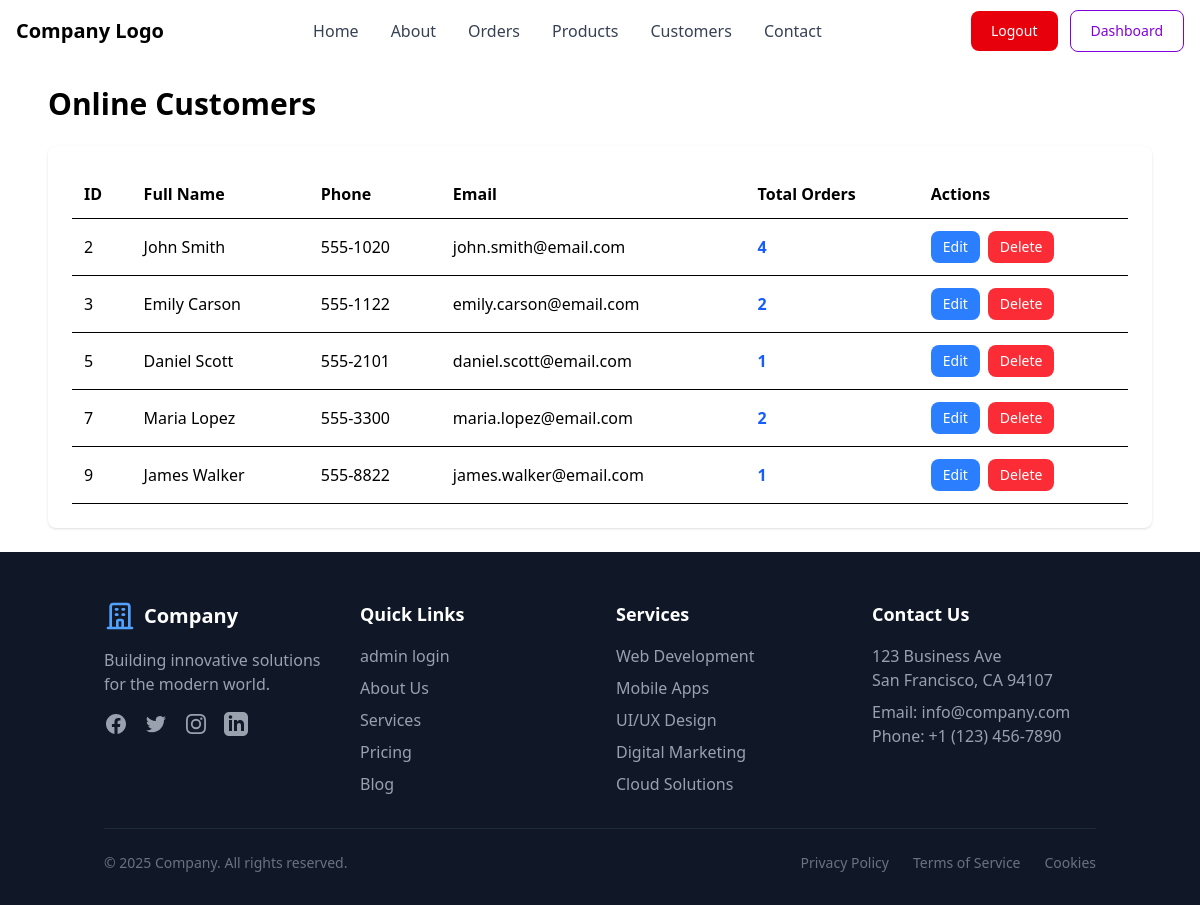
The app's page /customers (signed in) with its own data.
### tables this page shows
CREATE TABLE `customers` (
  `customer_id` int(11) NOT NULL,
  `customer_type` enum('walk_in','online') NOT NULL,
  `cust_first_name` varchar(50) NOT NULL DEFAULT 'Walk In',
  `cust_last_name` varchar(50) DEFAULT 'Walk In',
  `customer_phoneNo` varchar(20) DEFAULT NULL,
  `email` varchar(150) DEFAULT NULL,
  `password` varchar(125) NOT NULL
);

### app/Controllers/Admin/CustomersController.php (called while the page is built, shortened)
<?php
class CustomersController
{
    public function index(): void
    {
        $conn = require BASE_PATH . '/config/database.php';
        $customers = [];
        $sqlCustomers = "
            SELECT
                c.customer_id,
                c.cust_first_name,
                c.cust_last_name,
                c.customer_phoneNo,
                c.email,
                COUNT(o.order_id) AS total_orders
            FROM customers c
            LEFT JOIN orders o ON c.customer_id = o.customer_id
            WHERE c.customer_type = 'online'
            GROUP BY c.customer_id
            ORDER BY c.customer_id ASC
        ";
        $result = $conn->query($sqlCustomers);
        if ($result) {
            while ($row = $result->fetch_assoc()) {
                $customers[] = $row;
            }
        }
        require BASE_PATH . '/app/Views/layout.php';
    }
}

### public/index.php (called while the page is built, shortened)
<?php
$router = new Router();
$router->dispatch();

### app/Views/admin/customers.php (the view)
<div class="max-w-6xl mx-auto p-6">
    <h1 class="text-3xl font-bold mb-6">Online Customers</h1>
    <div class="bg-white rounded-lg shadow p-6">
        <?php if (!empty($customers)): ?>
            <div class="overflow-x-auto">
                <table class="w-full border-collapse">
                    <thead>
                        <tr class="border-b">
                            <th class="text-left p-3">ID</th>
                            <th class="text-left p-3">Full Name</th>
                            <th class="text-left p-3">Phone</th>
                            <th class="text-left p-3">Email</th>
                            <th class="text-left p-3">Total Orders</th>
                            <th class="text-left p-3">Actions</th>
                        </tr>
                    </thead>
                    <tbody>
                        <?php foreach ($customers as $cust): ?>
                            <tr class="border-b">
                                <td class="p-3"><?= htmlspecialchars($cust['customer_id']) ?></td>
                                <td class="p-3">
                                    <?= htmlspecialchars($cust['cust_first_name'] . ' ' . $cust['cust_last_name']) ?>
                                </td>
                                <td class="p-3"><?= htmlspecialchars($cust['customer_phoneNo']) ?></td>
                                <td class="p-3"><?= htmlspecialchars($cust['email']) ?></td>
                                <td class="p-3 font-bold text-blue-600">
                                    <?= htmlspecialchars($cust['total_orders']) ?>
                                </td>
                                <td class="p-3">
                                    <div class="flex gap-2">
                                        <button class="bg-blue-500 hover:bg-blue-600 text-white text-sm px-3 py-1.5 rounded-lg">
                                            Edit
                                        </button>
                                        <button class="bg-red-500 hover:bg-red-600 text-white text-sm px-3 py-1.5 rounded-lg">
                                            Delete
                                        </button>
                                    </div>
                                </td>
                            </tr>
                        <?php endforeach; ?>
                    </tbody>
                </table>
            </div>
        <?php else: ?>
            <p>No online customers found.</p>
        <?php endif; ?>
    </div>
</div>

### records on screen
customers: customer_id "2", cust_first_name+cust_last_name "John Smith", customer_phoneNo "555-1020", email "john.smith@email.com", total_orders "4"
customers: customer_id "3", cust_first_name+cust_last_name "Emily Carson", customer_phoneNo "555-1122", email "emily.carson@email.com", total_orders "2"
customers: customer_id "5", cust_first_name+cust_last_name "Daniel Scott", customer_phoneNo "555-2101", email "daniel.scott@email.com", total_orders "1"
customers: customer_id "7", cust_first_name+cust_last_name "Maria Lopez", customer_phoneNo "555-3300", email "maria.lopez@email.com", total_orders "2"
customers: customer_id "9", cust_first_name+cust_last_name "James Walker", customer_phoneNo "555-8822", email "james.walker@email.com", total_orders "1"
